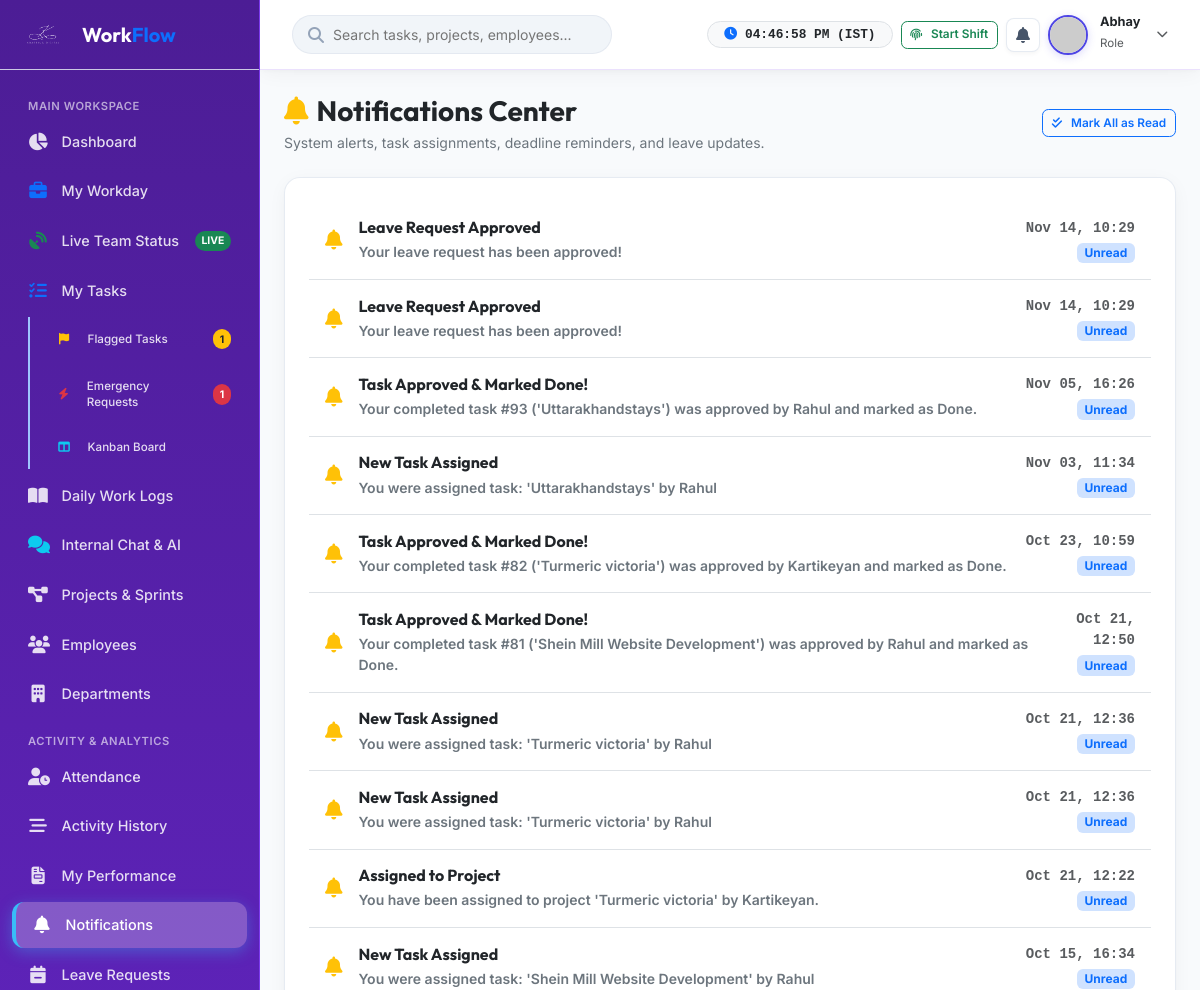
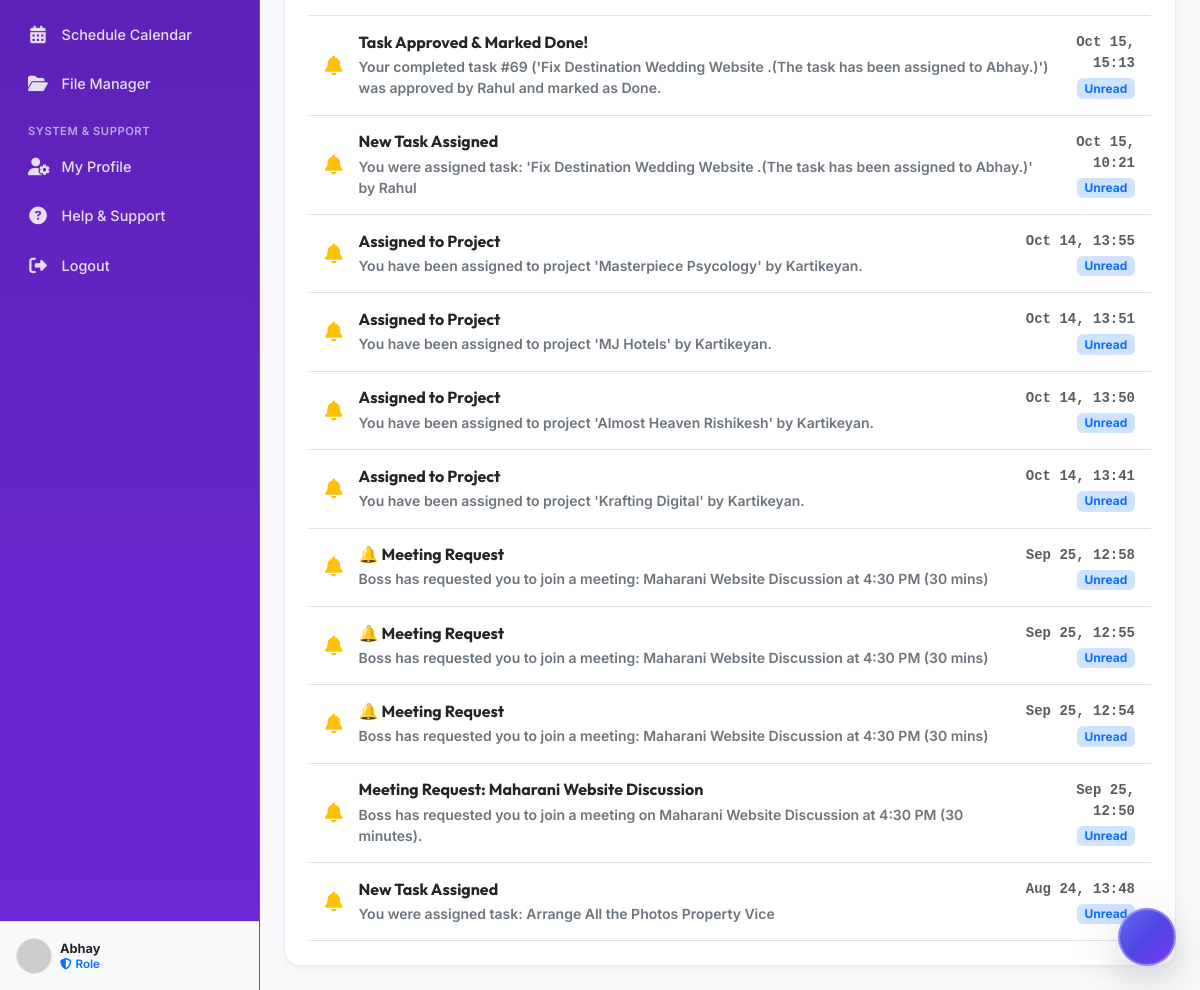
Page /notifications/index.php (signed in) on the committed database (2 pictures, top to bottom).
### tables this page shows
CREATE TABLE `notifications` (
  `id` int(11) NOT NULL,
  `user_id` int(11) NOT NULL,
  `type` varchar(50) NOT NULL,
  `title` varchar(255) NOT NULL,
  `message` text NOT NULL,
  `link` varchar(255) DEFAULT NULL,
  `data` text DEFAULT NULL,
  `is_read` tinyint(1) DEFAULT 0,
  `created_at` datetime NOT NULL DEFAULT current_timestamp()
);

### notifications/index.php (called while the page is built, shortened)
<?php
require_once dirname(__DIR__) . '/public/index.php';

### php_app/config/app.php (called while the page is built, shortened)
<?php
function sanitize($input) {
    return htmlspecialchars(trim((string)$input), ENT_QUOTES, 'UTF-8');
}

### php_app/views/notifications.php (the view, shortened to what this page needs)
<?php
require_once __DIR__ . '/includes/header.php';
require_once __DIR__ . '/includes/sidebar.php';
$user = requireLogin();
$db = Database::getConnection();
$stmt = $db->prepare("SELECT * FROM notifications WHERE user_id = ? ORDER BY id DESC");
$stmt->execute([$user['id']]);
$notifications = $stmt->fetchAll();
?>
<div class="main-wrapper">
    <?php require_once __DIR__ . '/includes/navbar.php'; ?>
    <div class="p-4">
        <div class="d-flex justify-content-between align-items-center mb-4 flex-wrap gap-2">
            <div>
                <h3 class="fw-bold text-dark mb-1"><i class="fas fa-bell text-warning me-2"></i>Notifications Center</h3>
                <p class="text-secondary small mb-0">System alerts, task assignments, deadline reminders, and leave updates.</p>
            </div>
            <button onclick="markAllAsRead()" class="btn btn-outline-primary btn-sm"><i class="fas fa-check-double me-1"></i>Mark All as Read</button>
        </div>
        <div class="glass-card">
            <div class="list-group list-group-flush">
                <?php if ($notifications): foreach ($notifications as $n):
                    $targetUrl = !empty($n['link']) ? (str_starts_with($n['link'], 'http') ? $n['link'] : BASE_URL . '/' . ltrim($n['link'], '/')) : 'javascript:void(0)';
                ?>
                    <a href="<?= htmlspecialchars($targetUrl, ENT_QUOTES) ?>" onclick="handleNotifClick(event, <?= (int)$n['id'] ?>, '<?= htmlspecialchars($targetUrl, ENT_QUOTES) ?>')" class="list-group-item list-group-item-action border-bottom p-3 <?= $n['is_read'] ? 'bg-light text-secondary' : 'bg-white text-dark fw-semibold' ?>">
                        <div class="d-flex justify-content-between align-items-center">
                            <div class="d-flex align-items-center gap-3">
                                <i class="fas fa-bell text-warning fs-5"></i>
                                <div>
                                    <h6 class="mb-1 text-dark fw-bold"><?= sanitize($n['title']) ?></h6>
                                    <div class="small text-secondary"><?= sanitize($n['message']) ?></div>
                                </div>
                            </div>
                            <div class="text-end">
                                <small class="text-muted font-monospace d-block"><?= date('M d, H:i', strtotime($n['created_at'])) ?></small>
                                <?php if (!$n['is_read']): ?>
                                    <span class="badge bg-primary-subtle text-primary mt-1">Unread</span>
                                <?php endif; ?>
                            </div>
                        </div>
                    </a>
                <?php endforeach; endif; ?>
            </div>
        </div>
    </div>
</div>
<?php require_once __DIR__ . '/includes/footer.php'; ?>

### assets/css/style.css (style rules this page uses)
:root { --bg-primary: #f8fafc; --bg-secondary: #ffffff; --bg-card: rgba(255, 255, 255, 0.92); --bg-card-hover: rgba(255, 255, 255, 0.98); --border-color: rgba(226, 232, 240, 0.85); --border-glow: rgba(79, 70, 229, 0.25); --text-primary: #0f172a; --text-secondary: #475569; --text-muted: #94a3b8; --accent-primary: #4f46e5; --accent-secondary: #7c3aed; --accent-gradient: linear-gradient(135deg, #4f46e5 0%, #7c3aed 100%); --accent-gradient-subtle: linear-gradient(135deg, rgba(79, 70, 229, 0.08) 0%, rgba(124, 58, 237, 0.08) 100%); --success-color: #10b981; --warning-color: #f59e0b; --danger-color: #ef4444; --info-color: #3b82f6; --sidebar-width: 260px; --navbar-height: 70px; --box-shadow: 0 4px 20px -2px rgba(0, 0, 0, 0.05), 0 2px 6px -1px rgba(0, 0, 0, 0.03); --box-shadow-hover: 0 20px 35px -10px rgba(79, 70, 229, 0.15), 0 4px 10px -2px rgba(0, 0, 0, 0.04); --glass-blur: blur(16px); --transition: all 0.3s cubic-bezier(0.4, 0, 0.2, 1); }
* { margin: 0; padding: 0; box-sizing: border-box; }
body { font-family: 'Inter', 'Poppins', sans-serif; background-color: var(--bg-primary); color: var(--text-primary); min-height: 100vh; overflow-x: hidden; }
h1, h2, h3, h4, h5, h6, .font-heading { font-family: 'Outfit', sans-serif; font-weight: 600; color: var(--text-primary); }
.main-wrapper { margin-left: var(--sidebar-width); width: calc(100% - var(--sidebar-width)); max-width: calc(100% - var(--sidebar-width)); min-width: 0; flex: 1 1 auto; display: flex; flex-direction: column; min-height: 100vh; box-sizing: border-box; overflow-x: hidden; transition: var(--transition); }
.glass-card { background: var(--bg-card); backdrop-filter: var(--glass-blur); -webkit-backdrop-filter: var(--glass-blur); border: 1px solid var(--border-color); border-radius: 1rem; padding: 1.5rem; box-shadow: var(--box-shadow); transition: var(--transition); }
.btn-sm { padding: 0.22rem 0.55rem !important; font-size: 0.74rem !important; line-height: 1.3 !important; border-radius: 0.4rem !important; min-height: 28px !important; font-weight: 600 !important; display: inline-flex !important; align-items: center !important; justify-content: center !important; gap: 0.3rem !important; }
html, body { width: 100%; overflow-x: hidden !important; position: relative; }
.btn { font-size: 0.8125rem; font-weight: 600; padding: 0.32rem 0.75rem; line-height: 1.35; border-radius: 0.5rem; min-height: 32px; display: inline-flex; align-items: center; justify-content: center; gap: 0.35rem; transition: all 0.15s ease-in-out; }
.btn-sm { font-size: 0.74rem !important; padding: 0.22rem 0.55rem !important; min-height: 28px !important; border-radius: 0.4rem !important; font-weight: 600 !important; }

### rows in the picture
notifications: title "Leave Request Approved", message "Your leave request has been approved!", created_at "Nov 14, 10:29", is_read "Unread"
notifications: title "Leave Request Approved", message "Your leave request has been approved!", created_at "Nov 14, 10:29", is_read "Unread"
notifications: title "Task Approved & Marked Done!", message "Your completed task #93 ('Uttarakhandstays') was approved by Rahul and marked as Done.", created_at "Nov 05, 16:26", is_read "Unread"
notifications: title "New Task Assigned", message "You were assigned task: 'Uttarakhandstays' by Rahul", created_at "Nov 03, 11:34", is_read "Unread"
notifications: title "Task Approved & Marked Done!", message "Your completed task #82 ('Turmeric victoria') was approved by Kartikeyan and marked as Done.", created_at "Oct 23, 10:59", is_read "Unread"
notifications: title "Task Approved & Marked Done!", message "Your completed task #81 ('Shein Mill Website Development') was approved by Rahul and marked as Done.", created_at "Oct 21, 12:50", is_read "Unread"
notifications: title "New Task Assigned", message "You were assigned task: 'Turmeric victoria' by Rahul", created_at "Oct 21, 12:36", is_read "Unread"
notifications: title "New Task Assigned", message "You were assigned task: 'Turmeric victoria' by Rahul", created_at "Oct 21, 12:36", is_read "Unread"
notifications: title "Assigned to Project", message "You have been assigned to project 'Turmeric victoria' by Kartikeyan.", created_at "Oct 21, 12:22", is_read "Unread"
notifications: title "New Task Assigned", message "You were assigned task: 'Shein Mill Website Development' by Rahul", created_at "Oct 15, 16:34", is_read "Unread"
notifications: title "Task Approved & Marked Done!", message "Your completed task #69 ('Fix Destination Wedding Website .(The task has been assigned to Abhay.)') was approved by Rahul and marked as Done.", created_at "Oct 15, 15:13", is_read "Unread"
notifications: title "New Task Assigned", message "You were assigned task: 'Fix Destination Wedding Website .(The task has been assigned to Abhay.)' by Rahul", created_at "Oct 15, 10:21", is_read "Unread"
notifications: title "Assigned to Project", message "You have been assigned to project 'Masterpiece Psycology' by Kartikeyan.", created_at "Oct 14, 13:55", is_read "Unread"
notifications: title "Assigned to Project", message "You have been assigned to project 'MJ Hotels' by Kartikeyan.", created_at "Oct 14, 13:51", is_read "Unread"
notifications: title "Assigned to Project", message "You have been assigned to project 'Almost Heaven Rishikesh' by Kartikeyan.", created_at "Oct 14, 13:50", is_read "Unread"
notifications: title "Assigned to Project", message "You have been assigned to project 'Krafting Digital' by Kartikeyan.", created_at "Oct 14, 13:41", is_read "Unread"
notifications: title "🔔 Meeting Request", message "Boss has requested you to join a meeting: Maharani Website Discussion at 4:30 PM (30 mins)", created_at "Sep 25, 12:58", is_read "Unread"
notifications: title "🔔 Meeting Request", message "Boss has requested you to join a meeting: Maharani Website Discussion at 4:30 PM (30 mins)", created_at "Sep 25, 12:55", is_read "Unread"
notifications: title "🔔 Meeting Request", message "Boss has requested you to join a meeting: Maharani Website Discussion at 4:30 PM (30 mins)", created_at "Sep 25, 12:54", is_read "Unread"
notifications: title "Meeting Request: Maharani Website Discussion", message "Boss has requested you to join a meeting on Maharani Website Discussion at 4:30 PM (30 minutes).", created_at "Sep 25, 12:50", is_read "Unread"
notifications: title "New Task Assigned", message "You were assigned task: Arrange All the Photos Property Vice", created_at "Aug 24, 13:48", is_read "Unread"

### other values in the picture
$sidebarOpenFlagsCount "1"
$sidebarPendingEmergencyCount "1"
$user['name'] "Abhay"
$user['role_title'] "Role"
